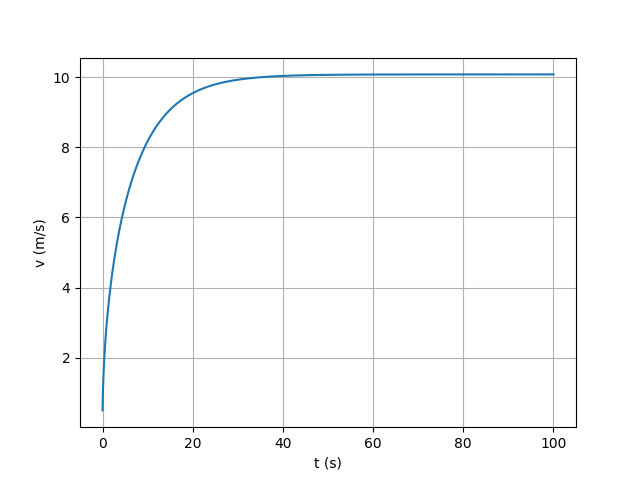

The script that drew this image:
import numpy as np
import matplotlib.pyplot as plt

m = 60+12
P = 0.48*735.4975
x0 = 0
v0 = 0.5
u = 0.01
cres = 0.9
A = 0.5

ti = 0
tf = 100
dt = 0.001
n = int((tf-ti)/dt)

t = np.linspace(ti,tf,n+1)

def planoInclinado_res_1D(x0,v0,n,dt,cres,u,A,m,P,ang=0):
    x=np.empty(n+1)
    vx=np.empty(n+1)
    ax=np.empty(n+1)
    
    p_ar=1.225
    g=9.8
    
    x[0]=x0
    vx[0]=v0
    ax[0]=0
    
    for i in range(n):
        vv=np.abs(vx[i])
        ax[i]=-g*np.sin(ang) -u*g*np.cos(ang) -(0.5*cres*A*p_ar*vx[i]*vv)/m + P/(m*vx[i])
        vx[i+1]=vx[i]+ax[i]*dt
        x[i+1]=x[i]+vx[i]*dt
    return x,vx,ax

values = planoInclinado_res_1D(x0,v0,n,dt,cres,u,A,m,P,ang=0)
v = values[1]

plt.xlabel("t (s)")
plt.ylabel("v (m/s)")
plt.plot(t,v)
plt.grid()
plt.show()
